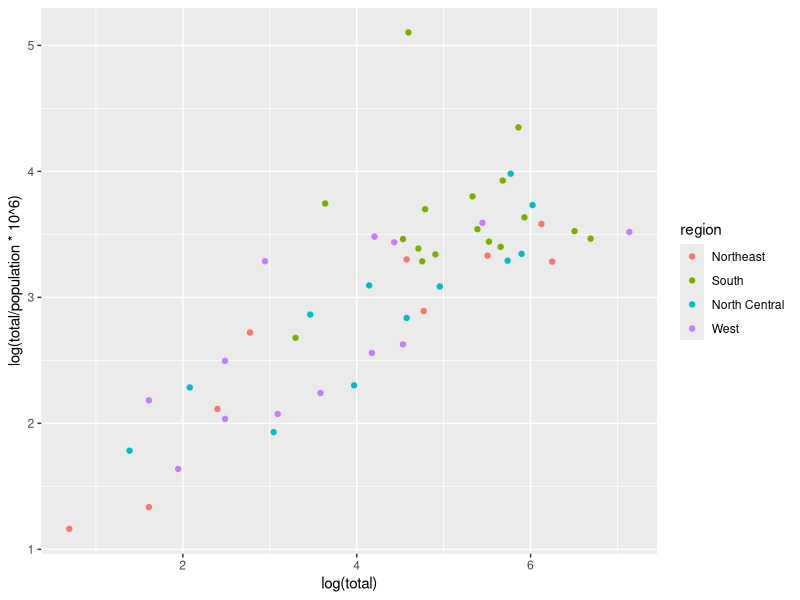

The R script that drew this image:
# MURDERS DATASET 
library(dslabs)
library(dplyr)
library(ggplot2)
data(murders)

str(murders)

murders %>% ggplot(aes(log(total), log(total/population*10^6), col=region)) + geom_point()
